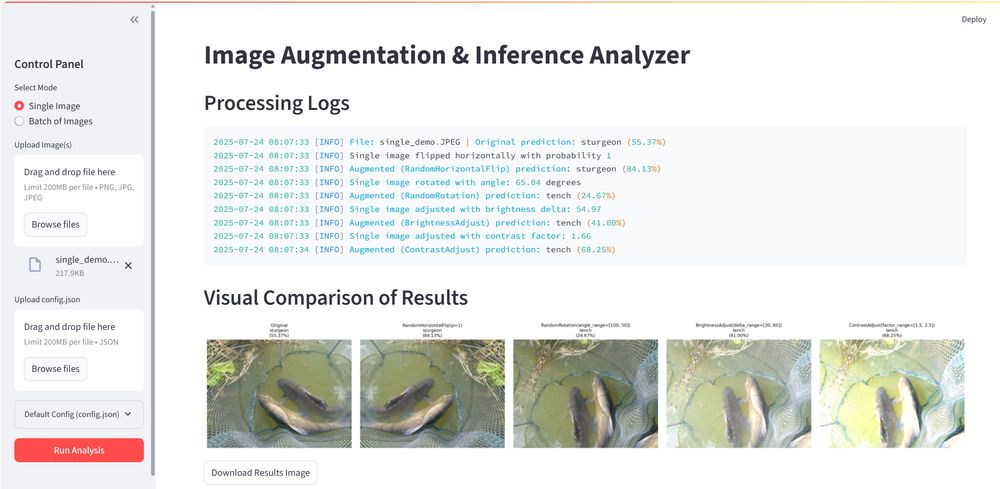
#> input picture assets/1.png, 1000 x 489 px, shrunk from 2502 x 1223 before the run
$ python -i RandomSaturation.py   (imports and definitions only)
#> lines starting #> are read from the running program, lines starting #| are printed output that depends on the picture
#> further down, picture is the input picture: shape (489, 1000, 3); mean B, G, R 228.7, 231.5, 230.3
import cv2
import numpy as np
import random
import logging

# Configure logging to record operations with timestamp and level
# [4 lines not run here, left out]


class RandomSaturation:
    def __init__(self, lower=0.5, upper=1.5):
        self.lower = lower
        self.upper = upper

    def __call__(self, image):
        if isinstance(image, list):
            # Convert list of images to a stacked numpy array for batch processing
            image = np.stack(image, axis=0)

        if isinstance(image, np.ndarray) and image.ndim == 4:
            # Process each image in the batch recursively
            adjusted_images = []
            for i, img in enumerate(image):
                hsv = cv2.cvtColor(img, cv2.COLOR_BGR2HSV).astype(np.float32)
                saturation_scale = random.uniform(self.lower, self.upper)
                logging.info(f"Image {i} adjusted with saturation scale: {saturation_scale:.2f}")
                hsv[:, :, 1] = np.clip(hsv[:, :, 1] * saturation_scale, 0, 255)
                adjusted_img = cv2.cvtColor(hsv.astype(np.uint8), cv2.COLOR_HSV2BGR)
                adjusted_images.append(adjusted_img)
            return np.stack(adjusted_images, axis=0)

        # Process single image
        hsv = cv2.cvtColor(image, cv2.COLOR_BGR2HSV).astype(np.float32)
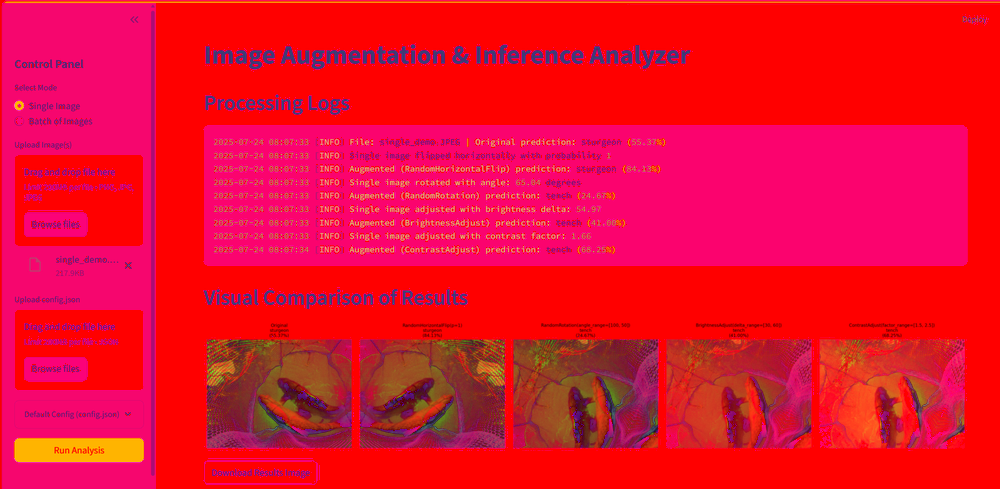
#> hsv: shape (489, 1000, 3) float32; mean B, G, R 46.3, 12.6, 235.2
        saturation_scale = random.uniform(self.lower, self.upper)
        logging.info(f"Single image adjusted with saturation scale: {saturation_scale:.2f}")
        hsv[:, :, 1] = np.clip(hsv[:, :, 1] * saturation_scale, 0, 255)
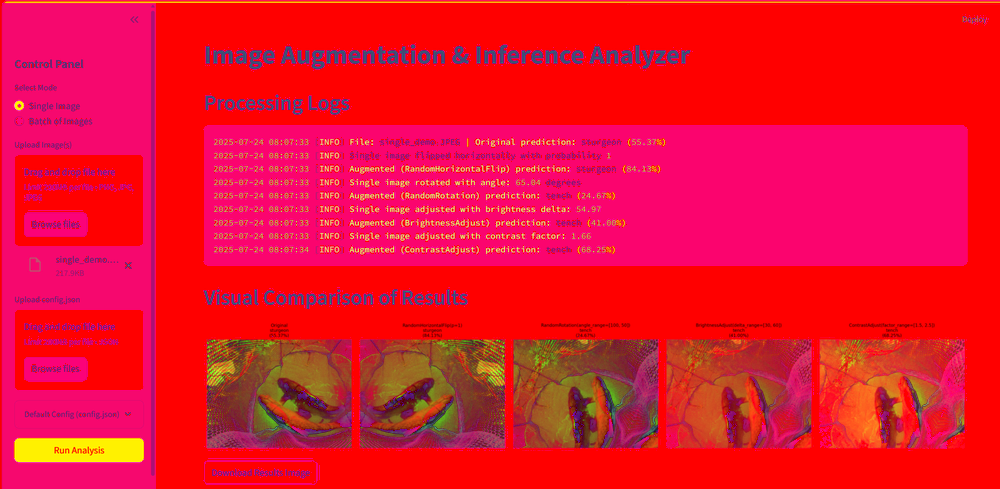
#> hsv: shape (489, 1000, 3) float32; mean B, G, R 46.3, 16.9, 235.2
        return cv2.cvtColor(hsv.astype(np.uint8), cv2.COLOR_HSV2BGR)
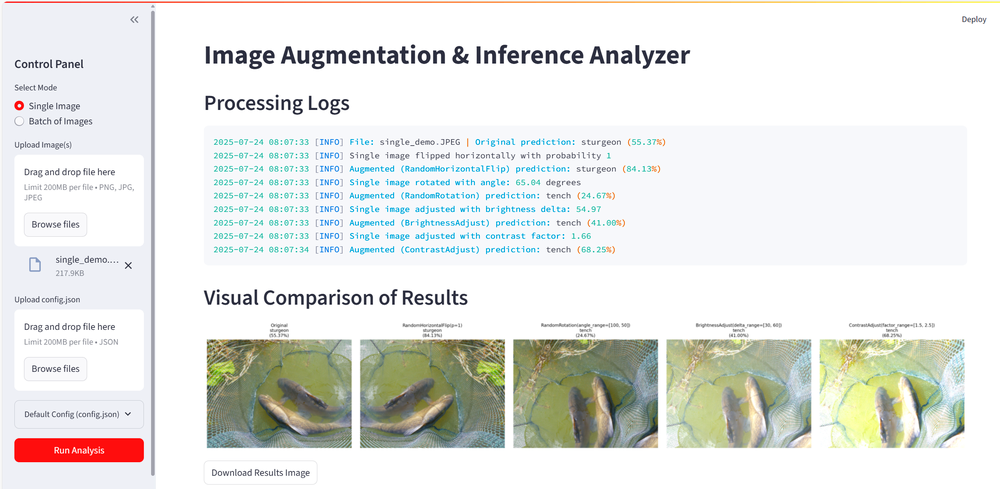
#> returned value: shape (489, 1000, 3); mean B, G, R 226.7, 230.3, 228.8

>>> import cv2
>>> picture = cv2.imread('../assets/1.png')
>>> result = RandomSaturation()(picture)
